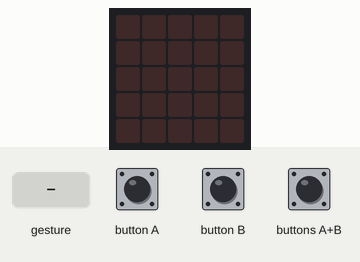
This program was run on a simulated BBC micro:bit (MakeCode). Parts: the board's 5×5 LED display. The inputs (shaded band) are chosen by the test bench. Random numbers come from a fixed seed; a tilt is held for 1.5 s and a shake lasts 1 s, then the board lies face up again.

Above: at 1.2 s.
1.3 s: buttons A+B pressed for 0.15 s
At 2.1 s:
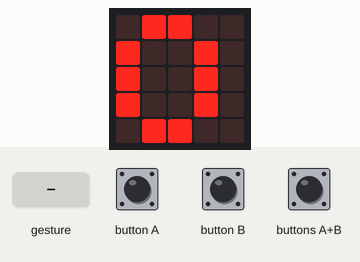
4.4 s: gesture 'shake'
At 5.1 s:
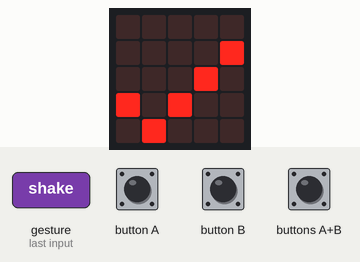
6.9 s: buttons A+B pressed for 1 s
At 8.8 s:
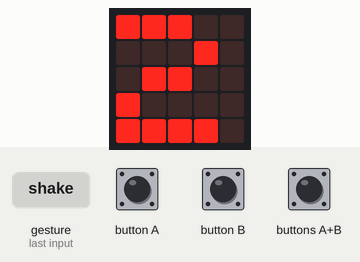
Timing chart, 0 to 10.3 s (numbered marks = the images above; inputs shaded):
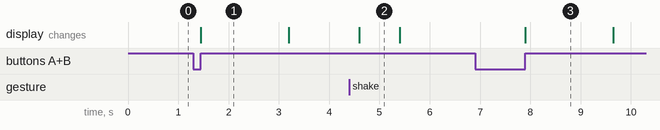

The program:

main.ts
```typescript
let _1 = 0
input.onButtonPressed(Button.A, function () {
    _1 = 0
})
input.onGesture(Gesture.Shake, function () {
    _1 = randint(0, 10)
    basic.showIcon(IconNames.Yes)
    basic.pause(200)
    basic.clearScreen()
})
input.onButtonPressed(Button.AB, function () {
    basic.showNumber(_1)
    basic.pause(1000)
    basic.clearScreen()
})
```

test.ts
```typescript
// tests gaan hier; deze zal niet worden gecompileerd wanneer dit pakket wordt gebruikt als extensie.
```

Measured:
- after the input at 1.3 s, the display: changes after 0.15 s (image 1)
- after the input at 4.4 s, the display: changes after 0.20 s (image 2)
- after the input at 6.9 s, the display: changes after 1.0 s (image 3)
- what the display in image 1 shows lasts 1.7 s, from 1.5 s to 3.2 s
- what the display in image 2 shows lasts 0.8 s, from 4.6 s to 5.4 s
